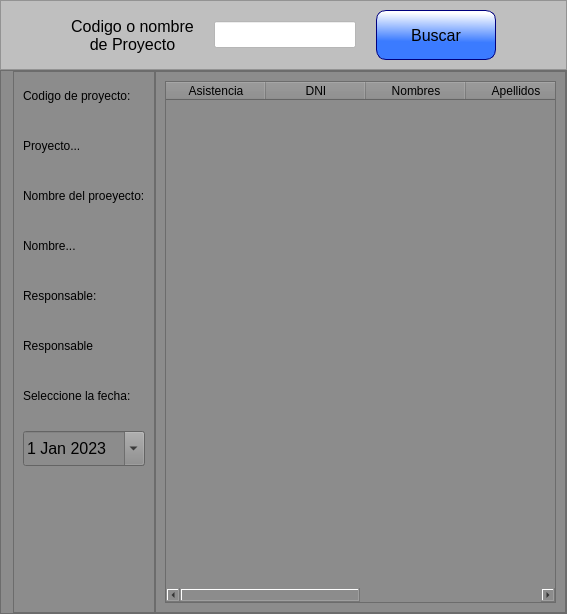
            <widget class="QWidget" name="page_asistencia">
             <property name="styleSheet">
              <string notr="true">background-color: rgb(140, 140, 140);</string>
             </property>
             <layout class="QVBoxLayout" name="verticalLayout_5" stretch="1,10">
              <property name="spacing">
               <number>0</number>
              </property>
              <property name="leftMargin">
               <number>0</number>
              </property>
              <property name="topMargin">
               <number>0</number>
              </property>
              <property name="rightMargin">
               <number>0</number>
              </property>
              <property name="bottomMargin">
               <number>0</number>
              </property>
              <item>
               <widget class="QFrame" name="frame_asistencia">
                <property name="styleSheet">
                 <string notr="true">QFrame{
background-color: rgb(191, 191, 191);
}

QPushButton{
border: 1px solid rgb(0, 0, 127);
border-radius:10px;
background-color: qlineargradient(spread:pad, x1:0.409318, y1:0.636, x2:0.432, y2:0.0454545, stop:0 rgba(59, 123, 255, 255), stop:1 rgba(255, 255, 255, 255));
}

QPushButton:hover{
	background-color: rgb(170, 255, 255);
}</string>
                </property>
                <property name="frameShape">
                 <enum>QFrame::StyledPanel</enum>
                </property>
                <property name="frameShadow">
                 <enum>QFrame::Raised</enum>
                </property>
                <layout class="QHBoxLayout" name="horizontalLayout_3">
                 <property name="spacing">
                  <number>20</number>
                 </property>
                 <property name="leftMargin">
                  <number>70</number>
                 </property>
                 <property name="rightMargin">
                  <number>70</number>
                 </property>
                 <item>
                  <widget class="QLabel" name="label">
                   <property name="font">
                    <font>
                     <pointsize>12</pointsize>
                    </font>
                   </property>
                   <property name="text">
                    <string>Codigo o nombre 
de Proyecto</string>
                   </property>
                   <property name="alignment">
                    <set>Qt::AlignCenter</set>
                   </property>
                  </widget>
                 </item>
                 <item>
                  <widget class="QLineEdit" name="lineEdit">
                   <property name="font">
                    <font>
                     <pointsize>12</pointsize>
                    </font>
                   </property>
                   <property name="styleSheet">
                    <string notr="true">background-color: rgb(255, 255, 255);</string>
                   </property>
                  </widget>
                 </item>
                 <item>
                  <widget class="QPushButton" name="btn_search_call_list">
                   <property name="enabled">
                    <bool>true</bool>
                   </property>
                   <property name="minimumSize">
                    <size>
                     <width>120</width>
                     <height>50</height>
                    </size>
                   </property>
                   <property name="maximumSize">
                    <size>
                     <width>120</width>
                     <height>50</height>
                    </size>
                   </property>
                   <property name="sizeIncrement">
                    <size>
                     <width>120</width>
                     <height>50</height>
                    </size>
                   </property>
                   <property name="font">
                    <font>
                     <pointsize>12</pointsize>
                    </font>
                   </property>
                   <property name="text">
                    <string>Buscar</string>
                   </property>
                  </widget>
                 </item>
                </layout>
               </widget>
              </item>
              <item>
               <widget class="QFrame" name="frm_asistencia">
                <property name="frameShape">
                 <enum>QFrame::StyledPanel</enum>
                </property>
                <property name="frameShadow">
                 <enum>QFrame::Raised</enum>
                </property>
                <layout class="QHBoxLayout" name="horizontalLayout_11">
                 <property name="spacing">
                  <number>0</number>
                 </property>
                 <property name="leftMargin">
                  <number>12</number>
                 </property>
                 <property name="topMargin">
                  <number>0</number>
                 </property>
                 <property name="rightMargin">
                  <number>0</number>
                 </property>
                 <property name="bottomMargin">
                  <number>0</number>
                 </property>
                 <item>
                  <widget class="QFrame" name="frame_6">
                   <property name="maximumSize">
                    <size>
                     <width>250</width>
                     <height>16777215</height>
                    </size>
                   </property>
                   <property name="styleSheet">
                    <string notr="true">font: 12pt &quot;MS Shell Dlg 2&quot;;</string>
                   </property>
                   <property name="frameShape">
                    <enum>QFrame::StyledPanel</enum>
                   </property>
                   <property name="frameShadow">
                    <enum>QFrame::Raised</enum>
                   </property>
                   <layout class="QVBoxLayout" name="verticalLayout_12">
                    <property name="spacing">
                     <number>20</number>
                    </property>
                    <item>
                     <widget class="QLabel" name="label_13">
                      <property name="minimumSize">
                       <size>
                        <width>0</width>
                        <height>30</height>
                       </size>
                      </property>
                      <property name="text">
                       <string>Codigo de proyecto:</string>
                      </property>
                     </widget>
                    </item>
                    <item>
                     <widget class="QLabel" name="change_code_project">
                      <property name="minimumSize">
                       <size>
                        <width>0</width>
                        <height>30</height>
                       </size>
                      </property>
                      <property name="text">
                       <string>Proyecto...</string>
                      </property>
                     </widget>
                    </item>
                    <item>
                     <widget class="QLabel" name="label_33">
                      <property name="minimumSize">
                       <size>
                        <width>0</width>
                        <height>30</height>
                       </size>
                      </property>
                      <property name="text">
                       <string>Nombre del proeyecto:</string>
                      </property>
                     </widget>
                    </item>
                    <item>
                     <widget class="QLabel" name="change_name_project">
                      <property name="minimumSize">
                       <size>
                        <width>0</width>
                        <height>30</height>
                       </size>
                      </property>
                      <property name="text">
                       <string>Nombre...</string>
                      </property>
                     </widget>
                    </item>
                    <item>
                     <widget class="QLabel" name="label_37">
                      <property name="minimumSize">
                       <size>
                        <width>0</width>
                        <height>30</height>
                       </size>
                      </property>
                      <property name="text">
                       <string>Responsable:</string>
                      </property>
                     </widget>
                    </item>
                    <item>
                     <widget class="QLabel" name="change_responsible_name">
                      <property name="minimumSize">
                       <size>
                        <width>0</width>
                        <height>30</height>
                       </size>
                      </property>
                      <property name="text">
                       <string>Responsable</string>
                      </property>
                     </widget>
                    </item>
                    <item>
                     <widget class="QLabel" name="label_36">
                      <property name="minimumSize">
                       <size>
                        <width>0</width>
                        <height>30</height>
                       </size>
                      </property>
                      <property name="text">
                       <string>Seleccione la fecha:</string>
                      </property>
                     </widget>
                    </item>
                    <item>
                     <widget class="QDateEdit" name="dt_fecha_list">
                      <property name="minimumSize">
                       <size>
                        <width>0</width>
                        <height>35</height>
                       </size>
                      </property>
                      <property name="font">
                       <font>
                        <family>MS Shell Dlg 2</family>
                        <pointsize>12</pointsize>
                        <weight>50</weight>
                        <italic>false</italic>
                        <bold>false</bold>
                       </font>
                      </property>
                      <property name="calendarPopup">
                       <bool>true</bool>
                      </property>
                      <property name="date">
                       <date>
                        <year>2023</year>
                        <month>1</month>
                        <day>1</day>
                       </date>
                      </property>
                     </widget>
                    </item>
                    <item>
                     <spacer name="verticalSpacer_7">
                      <property name="orientation">
                       <enum>Qt::Vertical</enum>
                      </property>
                      <property name="sizeHint" stdset="0">
                       <size>
                        <width>20</width>
                        <height>137</height>
                       </size>
                      </property>
                     </spacer>
                    </item>
                   </layout>
                  </widget>
                 </item>
                 <item>
                  <widget class="QFrame" name="frame_19">
                   <property name="frameShape">
                    <enum>QFrame::StyledPanel</enum>
                   </property>
                   <property name="frameShadow">
                    <enum>QFrame::Raised</enum>
                   </property>
                   <layout class="QVBoxLayout" name="verticalLayout_25">
                    <item>
                     <widget class="QTableWidget" name="table_asistencia">
                      <property name="styleSheet">
                       <string notr="true"/>
                      </property>
                      <property name="autoScrollMargin">
                       <number>16</number>
                      </property>
                      <property name="rowCount">
                       <number>0</number>
                      </property>
                      <attribute name="verticalHeaderShowSortIndicator" stdset="0">
                       <bool>false</bool>
                      </attribute>
                      <column>
                       <property name="text">
                        <string>Asistencia</string>
                       </property>
                      </column>
                      <column>
                       <property name="text">
                        <string>DNI</string>
                       </property>
                      </column>
                      <column>
                       <property name="text">
                        <string>Nombres</string>
                       </property>
                      </column>
                      <column>
                       <property name="text">
                        <string>Apellidos</string>
                       </property>
                      </column>
                      <column>
                       <property name="text">
                        <string>Observación</string>
                       </property>
                      </column>
                      <column>
                       <property name="text">
                        <string>Justificación</string>
                       </property>
                      </column>
                     </widget>
                    </item>
                   </layout>
                  </widget>
                 </item>
                </layout>
               </widget>
              </item>
             </layout>
            </widget>
